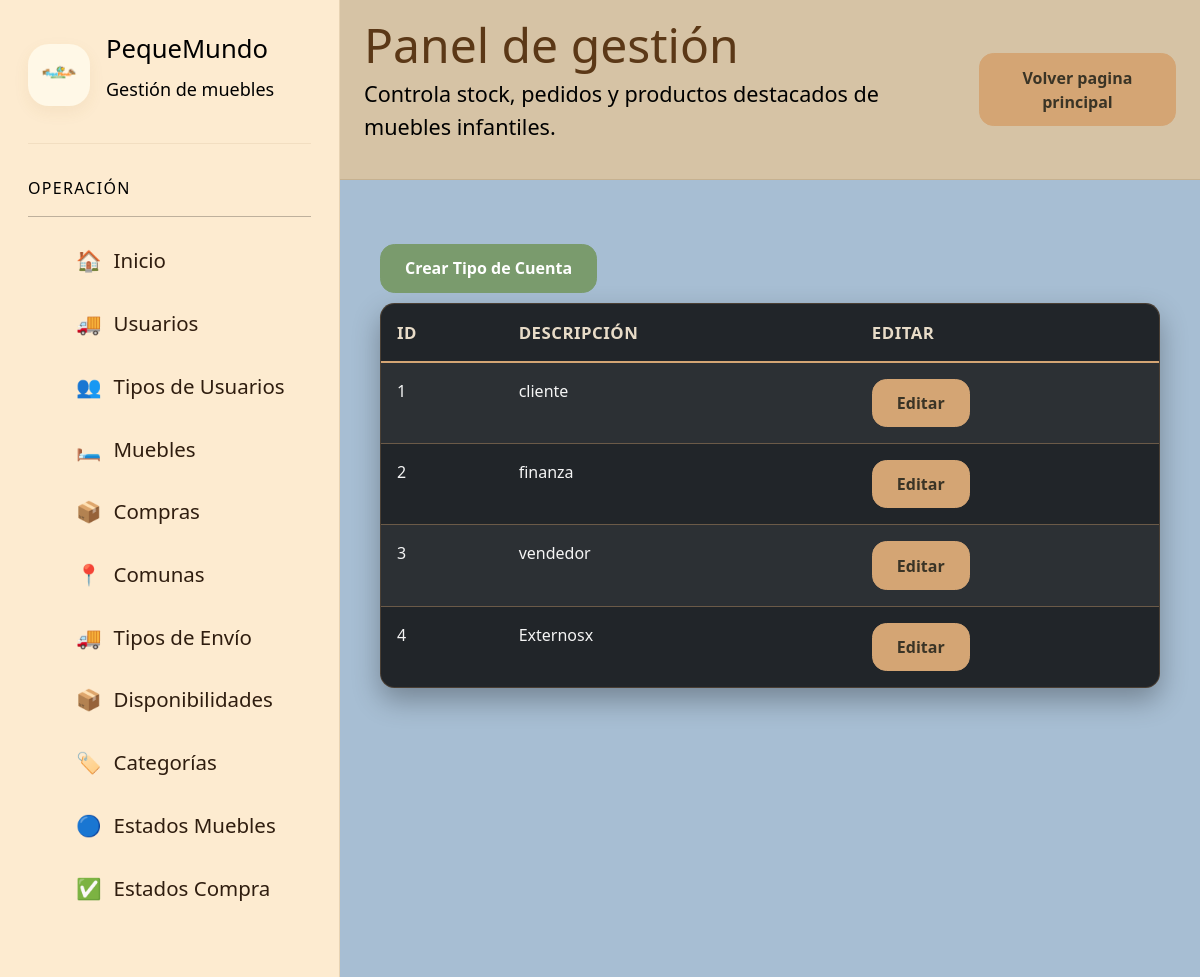
/paginaGestionTiposCuenta/ (signed in), run on the app's committed database.
### app/models.py (models this page shows, shortened)
class tipoCuenta(models.Model):
    id = models.AutoField(primary_key=True)
    descripcion = models.CharField(max_length=50)

### app/views.py (the view)
# urls.py: path('paginaGestionTiposCuenta/', paginaGestionTiposCuenta, name='IDpaginaGestionTiposCuenta'),
@login_required
@user_passes_test(lambda u: u.groups.filter(name__in=['admin', 'vendedores', 'finanzas']).exists(),login_url='IDindex')
def paginaGestionTiposCuenta(request):
    tipos_cuenta_list = tipoCuenta.objects.all()
    datos = {
        'tipos_cuenta': tipos_cuenta_list
    }
    return render(request, 'gestiones/administracion/administrador/gestionTiposCuenta.html', datos)

### app/templates/gestiones/administracion/administrador/gestionTiposCuenta.html
{% load static %}
{% include 'gestiones/baseGestion/navbarGestion.html' %}
<div class="container mt-4">
    <a href="{% url 'IDpaginaGestionCrearTipoCuenta' %}">
        <button class="btn btn-success" style="margin-bottom: 10px;">
            Crear Tipo de Cuenta
        </button>
    </a>
    <table class="table table-dark table-striped table-hover">
        <thead>
            <tr>
                <th>ID</th>
                <th>Descripción</th>
                <th>Editar</th>
            </tr>
        </thead>
        <tbody>
            {% for tipo_cuenta in tipos_cuenta %}
                <tr>
                    <td>{{ tipo_cuenta.id }}</td>
                    <td>{{ tipo_cuenta.descripcion }}</td>
                    <td>
                        <a href="{% url 'IDpaginaGestionEditarTipoCuenta' tipo_cuenta.id %}" class="btn btn-warning btn-sm">
                            Editar
                        </a>
                    </td>
                </tr>
            {% empty %}
                <tr>
                    <td colspan="4" class="text-center">No hay tipos de cuenta registrados.</td>
                </tr>
            {% endfor %}
        </tbody>
    </table>
</div>
{% include 'gestiones/baseGestion/footerGestion.html' %}

### app/templates/gestiones/baseGestion/navbarGestion.html (shortened to what this page needs)
{% load static %}
<!DOCTYPE html>
<html lang="es" data-theme="light">
<head>
    <link href="https://api.fontshare.com/v2/css?f[]=satoshi@400,500,700,900&display=swap" rel="stylesheet">
    <link
        href="https://cdn.jsdelivr.net/npm/bootstrap@5.3.3/dist/css/bootstrap.min.css"
        rel="stylesheet"
    >
    <link rel="stylesheet" href="../../../static/css/gestionmuebles.css">
    <link rel="stylesheet" href="../../../static/css/gestionpedidos.css">
    <link rel="stylesheet" href="../../../static/css/gestionusuarios.css">
    <link rel="stylesheet" href="../../../static/css/gestioncomunas.css">
    <link rel="stylesheet" href="../../../static/css/gestiontiposenvio.css">
    <link rel="stylesheet" href="../../../static/css/gestiontiposcuenta.css">
    <link rel="stylesheet" href="../../../static/css/gestionperfiles.css">
    <link rel="stylesheet" href="../../../static/css/gestiondisponibilidades.css">
    <link rel="stylesheet" href="../../../static/css/gestioncategoriamuebles.css">
    <link rel="stylesheet" href="../../../static/css/gestionestadosmuebles.css">
    <link rel="stylesheet" href="../../../static/css/gestionestadosproductoscomprados.css">
</head>
<body  style="background-color: aliceblue;">
    <div class="app">
        <aside class="sidebar"  style="background: #FDEBD0; color: black;" aria-label="Barra lateral principal">
            <div class="brand">
                <img src="{% static 'img/pequemundo_logo.png' %}"
                    alt="Logo principal de PequeMundo Muebles">
                <div class="brand-copy">
                    <h1>PequeMundo</h1>
                    <p style="color: black;">Gestión de muebles</p>
                </div>
            </div>
            <div class="nav-group">
                <p class="nav-title" style="color: black;">Operación</p>
                <hr>
                <ul class="nav-list">
                    <li>
                        <a class="nav-item" href="{% url 'IDpaginaInicioGestiones' %}">
                            <span>🏠</span>
                            <span>Inicio</span>
                        </a>
                    </li>
                    {% if user.is_authenticated %}
                        {% for group in user.groups.all %}
                            {% if group.name == 'admin'%}
                                <li>
                                    <a class="nav-item" href="{% url 'IDpaginaGestionUsuarios' %}">
                                    <span>🚚</span>
                                    <span>Usuarios</span>
                                    </a>
                                </li>
                                <li>
                                    <a class="nav-item" href="{% url 'IDpaginaGestionPerfiles' %}">
                                    <span>👥</span>
                                    <span>Tipos de Usuarios</span>
                                    </a>
                                </li>
                            {% endif %}
                            {% if group.name == 'admin' or  group.name == 'vendedores' %}
                                <li>
                                    <a class="nav-item" href="{% url 'IDpaginaGestionMuebles' %}">
                                        <span>🛏️</span>
                                        <span>Muebles</span>
                                    </a>
                                </li>
                                <li>
                                    <a class="nav-item" href="{% url 'IDpaginaGestionCompras' %}">
                                        <span>📦</span>
                                        <span>Compras</span>
                                    </a>
                                </li>
                                <li>
                                    <a class="nav-item" href="{% url 'IDpaginaGestionComunas' %}">
                                    <span>📍</span>
                                    <span>Comunas</span>
                                    </a>
                                </li>
                                <li>
                                    <a class="nav-item" href="{% url 'IDpaginaGestionTiposEnvio' %}">
                                    <span>🚚</span>
                                    <span>Tipos de Envío</span>
                                    </a>
                                </li>
                                <li>
                                    <a class="nav-item" href="{% url 'IDpaginaGestionDisponibilidades' %}">
                                    <span>📦</span>
                                    <span>Disponibilidades</span>
                                    </a>
                                </li>
                                <li>
                                    <a class="nav-item" href="{% url 'IDpaginaGestionCategoriasMuebles' %}">
                                    <span>🏷️</span>
                                    <span>Categorías</span>
                                    </a>
                                </li>
                                <li>
                                    <a class="nav-item" href="{% url 'IDpaginaGestionEstadosMuebles' %}">
                                    <span>🔵</span>
                                    <span>Estados Muebles</span>
                                    </a>
                                </li>
                                <li>
                                    <a class="nav-item" href="{% url 'IDpaginaGestionEstadosProductosComprados' %}">
                                    <span>✅</span>
                                    <span>Estados Compra</span>
                                    </a>
                                </li>
                            {% endif %}
                        {% endfor %}
                    {% endif %}
                </ul>
            </div>
        </aside>
        <header class="header" style="background: #D6C3A5;">
            <div>
                <h2>Panel de gestión</h2>
                <p style="color: black;">
                    Controla stock, pedidos y productos destacados
                    de muebles infantiles.
                </p>
            </div>
            <div>
                <a href="{% url 'IDindex' %}">
                    <button class="btn btn-warning">Volver pagina principal</button>
                </a>
            </div>
        </header>
        <main class="main" id="contenido" style="background-color: #A7BED3;">

### app/static/css/gestionmuebles.css (style rules this page uses)
:root, [data-theme="light"] { --text-xs: clamp(0.75rem, 0.7rem + 0.25vw, 0.875rem); --text-sm: clamp(0.875rem, 0.8rem + 0.35vw, 1rem); --text-base: clamp(1rem, 0.95rem + 0.25vw, 1.125rem); --text-lg: clamp(1.125rem, 1rem + 0.75vw, 1.5rem); --text-xl: clamp(1.5rem, 1.2rem + 1.25vw, 2.25rem); --space-1: 0.25rem; --space-2: 0.5rem; --space-3: 0.75rem; --space-4: 1rem; --space-5: 1.25rem; --space-6: 1.5rem; --space-8: 2rem; --space-10: 2.5rem; --space-12: 3rem; --space-16: 4rem; --color-bg: #fffdf7; --color-surface: #ffffff; --color-surface-2: #fff8e7; --color-surface-offset: #fff2cc; --color-border: rgba(110, 73, 22, 0.15); --color-divider: rgba(110, 73, 22, 0.08); --color-text: #5b3815; --color-text-muted: #8d6a3d; --color-text-faint: #b79a73; --color-primary: #f4bf24; --color-primary-hover: #e3ab0d; --color-primary-active: #ca9400; --color-primary-soft: #fff1b8; --color-success: #65b741; --color-blue: #41b8ff; --color-orange: #ff9d2e; --radius-sm: 0.6rem; --radius-md: 0.9rem; --radius-lg: 1.3rem; --radius-xl: 1.8rem; --radius-full: 9999px; --shadow-sm: 0 6px 16px rgba(154, 117, 38, 0.08); --shadow-md: 0 12px 28px rgba(154, 117, 38, 0.12); --transition: 180ms cubic-bezier(0.16, 1, 0.3, 1); --font-body: 'Satoshi', system-ui, sans-serif; }
*, *::before, *::after { box-sizing: border-box; margin: 0; padding: 0; }
html, body { height: 100%; }
body { font-family: var(--font-body); font-size: var(--text-base); background: radial-gradient(circle at top right, rgba(255, 234, 145, 0.35), transparent 24%), linear-gradient(180deg, var(--color-bg) 0%, #fff9eb 100%); color: var(--color-text); overflow: hidden; }
img { display: block; max-width: 100%; height: auto; }
button, input, select { font: inherit; }
button { border: none; cursor: pointer; }
a { color: inherit; text-decoration: none; }
.app { display: grid; grid-template-columns: 280px 1fr; grid-template-rows: auto 1fr; height: 100dvh; }
.sidebar { grid-row: 1 / -1; background: color-mix(in srgb, var(--color-surface) 88%, white 12%); border-right: 1px solid var(--color-border); padding: var(--space-6); overflow-y: auto; }
.brand { display: flex; align-items: center; gap: var(--space-4); margin-bottom: var(--space-8); padding-bottom: var(--space-6); border-bottom: 1px solid var(--color-divider); }
.brand img { width: 62px; height: 62px; object-fit: contain; border-radius: var(--radius-lg); background: var(--color-surface-2); box-shadow: var(--shadow-sm); padding: var(--space-2); }
.brand h1 { font-size: var(--text-lg); line-height: 1.1; }
.brand p { color: var(--color-text-muted); font-size: var(--text-sm); }
.nav-group { margin-bottom: var(--space-8); }
.nav-title { font-size: var(--text-xs); text-transform: uppercase; letter-spacing: 0.08em; color: var(--color-text-faint); margin-bottom: var(--space-3); }
.nav-list { list-style: none; display: grid; gap: var(--space-2); }
.nav-item { display: flex; align-items: center; gap: var(--space-3); padding: var(--space-3) var(--space-4); border-radius: var(--radius-md); color: var(--color-text-muted); transition: background var(--transition), color var(--transition), transform var(--transition); }
.header { grid-column: 2; display: flex; align-items: center; justify-content: space-between; gap: var(--space-4); padding: var(--space-5) var(--space-6); border-bottom: 1px solid var(--color-border); background: rgba(255, 255, 255, 0.72); backdrop-filter: blur(14px); position: sticky; top: 0; z-index: 10; }
.header h2 { font-size: var(--text-xl); line-height: 1.05; }
.header p { color: var(--color-text-muted); font-size: var(--text-sm); }
.icon-btn, .btn { min-height: 44px; padding: 0 var(--space-4); border-radius: var(--radius-full); transition: transform var(--transition), background var(--transition), box-shadow var(--transition); }
.main { grid-column: 2; overflow-y: auto; padding: var(--space-6); display: grid; gap: var(--space-6); overscroll-behavior: contain; }
table { width: 100%; border-collapse: collapse; }
th, td { text-align: left; padding: var(--space-3); border-bottom: 1px solid var(--color-divider); font-size: var(--text-sm); }
th { color: var(--color-text-muted); font-weight: 700; position: sticky; top: 0; background: var(--color-surface); }

### data on the page
tipoCuenta: id "1", descripcion "cliente"
tipoCuenta: id "2", descripcion "finanza"
tipoCuenta: id "3", descripcion "vendedor"
tipoCuenta: id "4", descripcion "Externosx"
